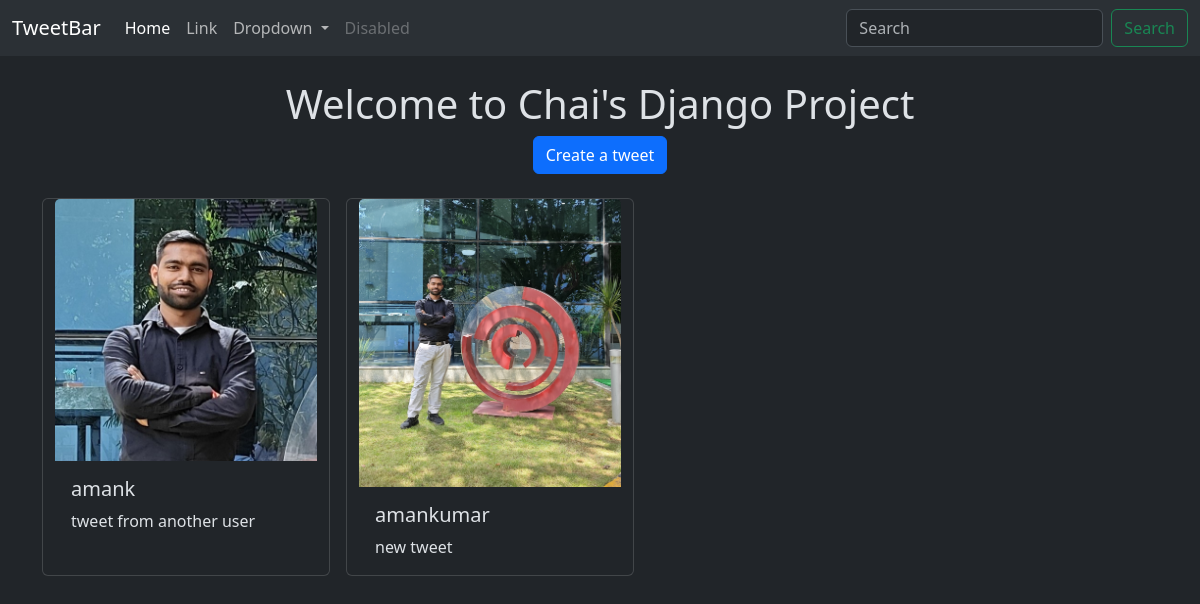
The page /tweet/all_tweets/ on the database its author committed.
### tweet/models.py (models this page shows, shortened)
class Tweet(models.Model):
    user = models.ForeignKey(User, on_delete=models.CASCADE)
    content = models.TextField(max_length=240)
    photo = models.ImageField(upload_to="tweet_photos/", blank=True, null=True)
    created_at = models.DateTimeField(auto_now_add=True)
    updated_at = models.DateTimeField(auto_now=True)

### tweet/views.py (the view)
# urls.py: path("all_tweets/", views.tweet_list, name="tweet_list"),
def tweet_list(request):
    tweets = Tweet.objects.all().order_by("-created_at")
    return render(request, "tweet_list.html", {"tweets": tweets})

### tweet/templates/tweet_list.html (shortened to what this page needs)
{% extends "layout.html" %}
{% block content %}
<h1 class="text-center mt-4">Welcome to Chai's Django Project</h1>
<div class="container text-center">
  <a href="{% url 'tweet_create' %}" class="btn btn-primary mb-4"
  >Create a tweet</a
>
</div>
<div class="container row gap-3">
    {% for tweet in tweets %}
    <div class="card" style="width: 18rem;">
        <img src="{{tweet.photo.url}}" class="card-img-top" alt="...">
        <div class="card-body">
          <h5 class="card-title">{{tweet.user.username}}</h5>
          <p class="card-text">{{tweet.content}}</p>
        </div>
      </div>
    {% endfor %}
</div>
{% endblock content %}

### rows shown on the page
Tweet: photo (picture), user.username "amank", content "tweet from another user"
Tweet: photo (picture), user.username "amankumar", content "new tweet"
